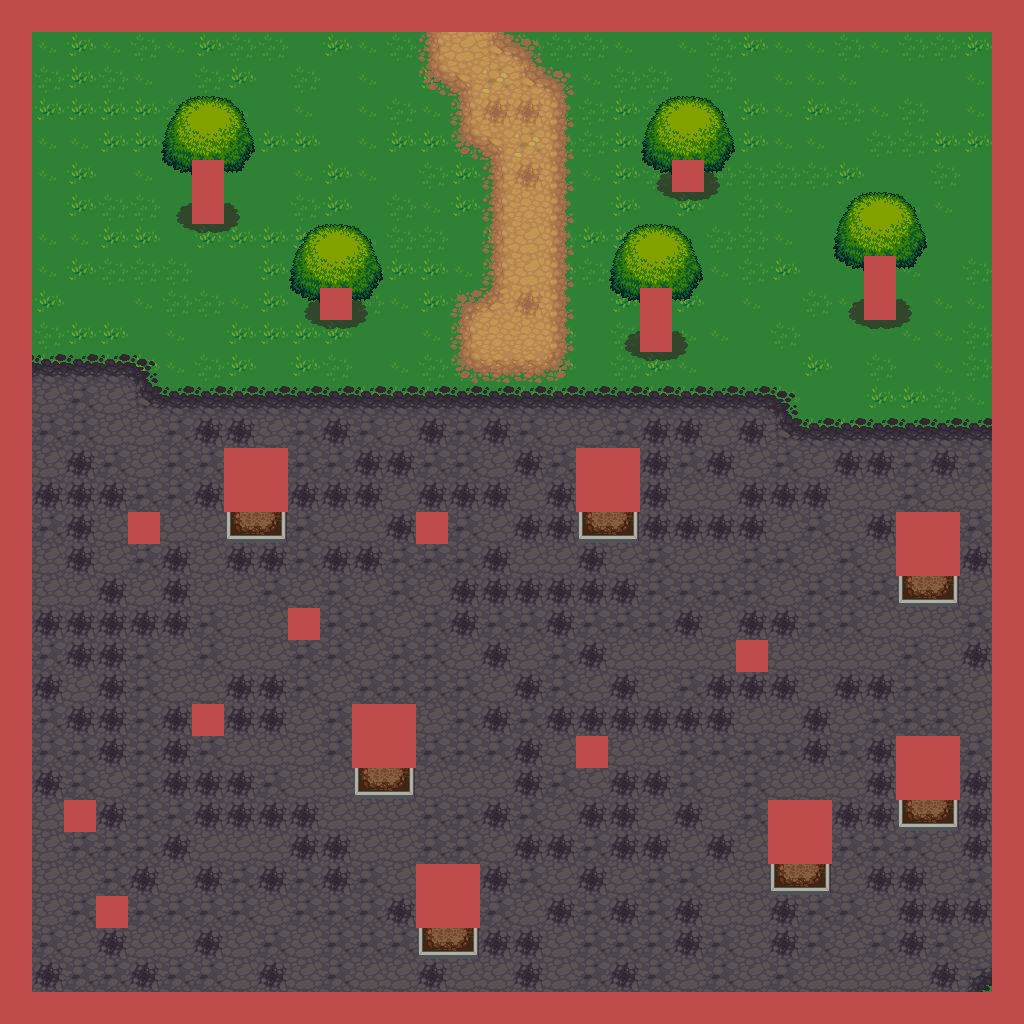

Rendered tile map (Tiled .tmx) drawn with the repository's tilesets; below, a short description and the map source with its tile grids summarised:
An orthogonal 32x32 tile map with 32x32 px tiles, 4 tile layers (Tile Layer 1, Tile Layer 2, Tile Layer 3, Tile Layer 4), 5 tilesets.

<map version="1.0" tiledversion="1.1.5" orientation="orthogonal" renderorder="right-down" width="32" height="32" tilewidth="32" tileheight="32" infinite="0" nextobjectid="1">
 <tileset firstgid="1" source="../assets/Terrain.tsx" />
 <tileset firstgid="1025" source="../assets/obj_misk_atlas.tsx" />
 <tileset firstgid="2049" source="../assets/castlefloors.tsx" />
 <tileset firstgid="2149" source="../assets/trunk.tsx" />
 <tileset firstgid="2167" source="../assets/treetop.tsx" />
 <layer name="Tile Layer 1" width="32" height="32">
  <data>[1024 cells, 900 non-empty, 4 distinct tile ids]</data>
 </layer>
 <layer name="Tile Layer 2" width="32" height="32">
  <data>[1024 cells, 654 non-empty, 30 distinct tile ids]</data>
 </layer>
 <layer name="Tile Layer 3" width="32" height="32">
  <data>[1024 cells, 95 non-empty, 16 distinct tile ids]</data>
 </layer>
 <layer name="Tile Layer 4" width="32" height="32">
  <data>[1024 cells, 168 non-empty, 1 distinct tile ids]</data>
 </layer>
</map>
